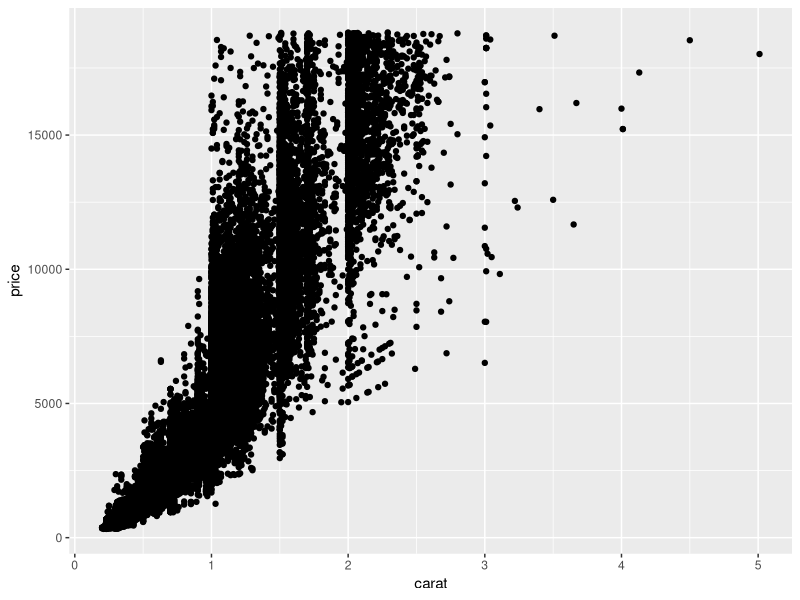
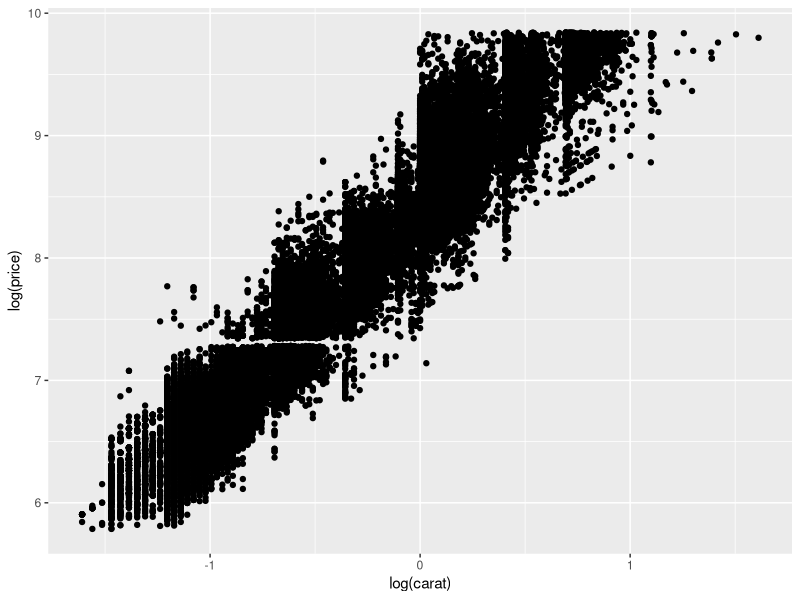
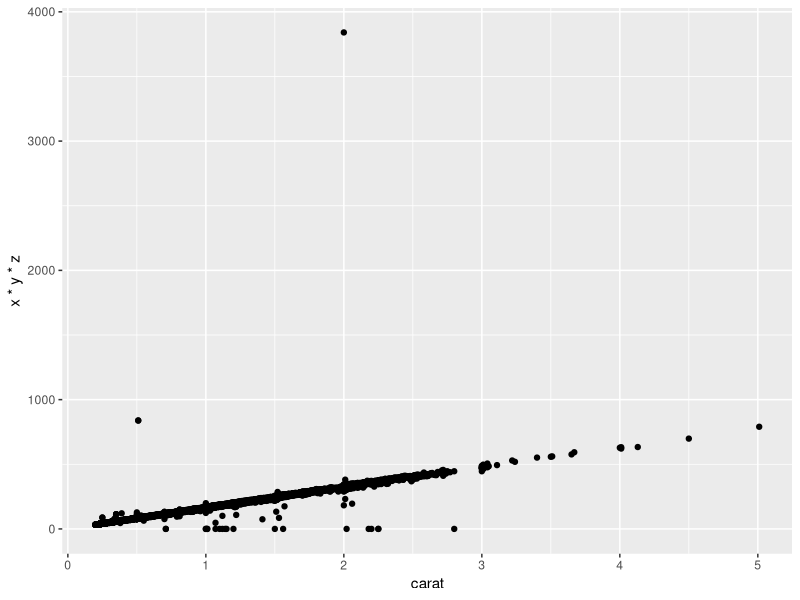
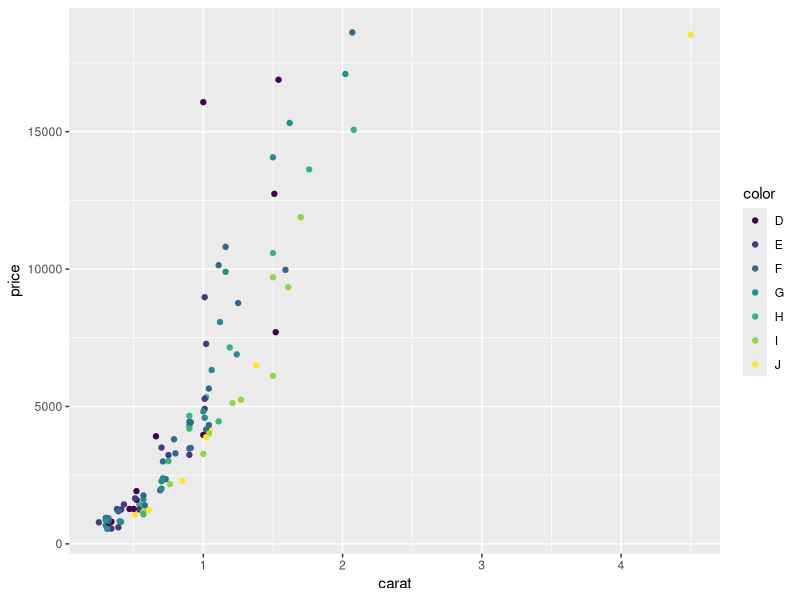
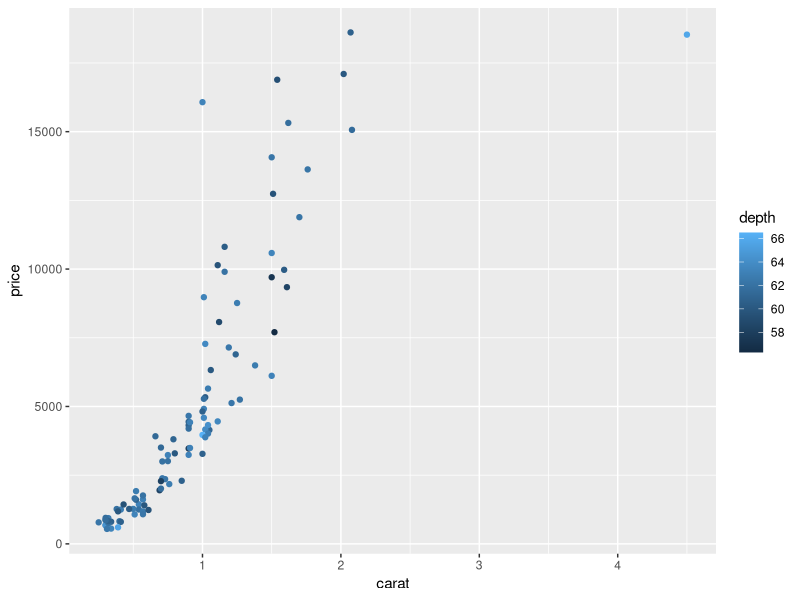
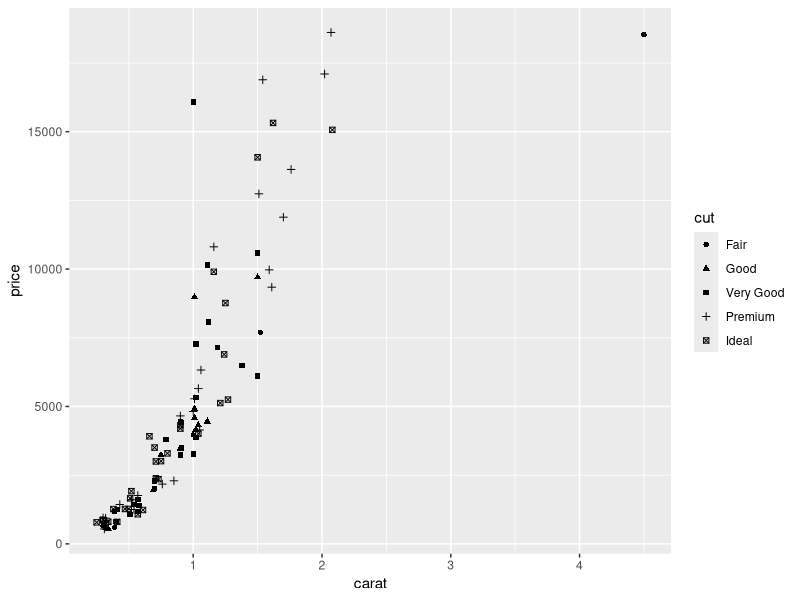
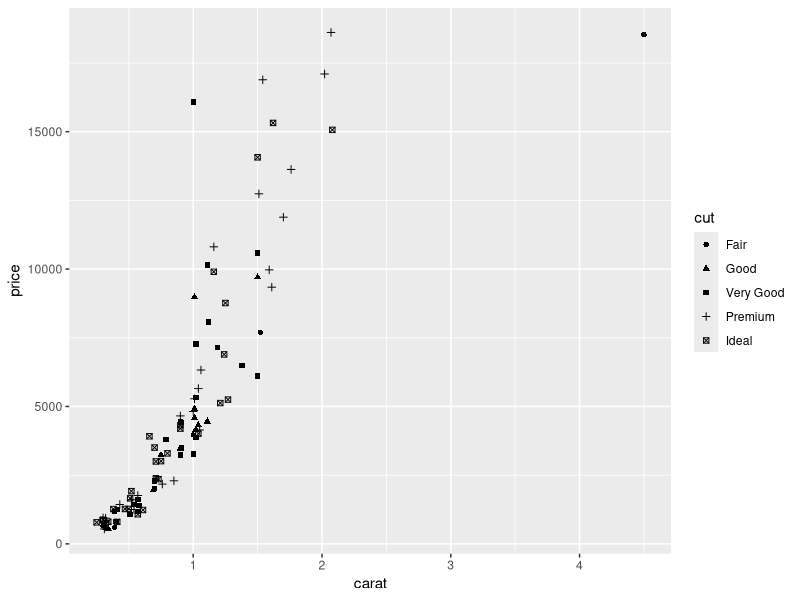
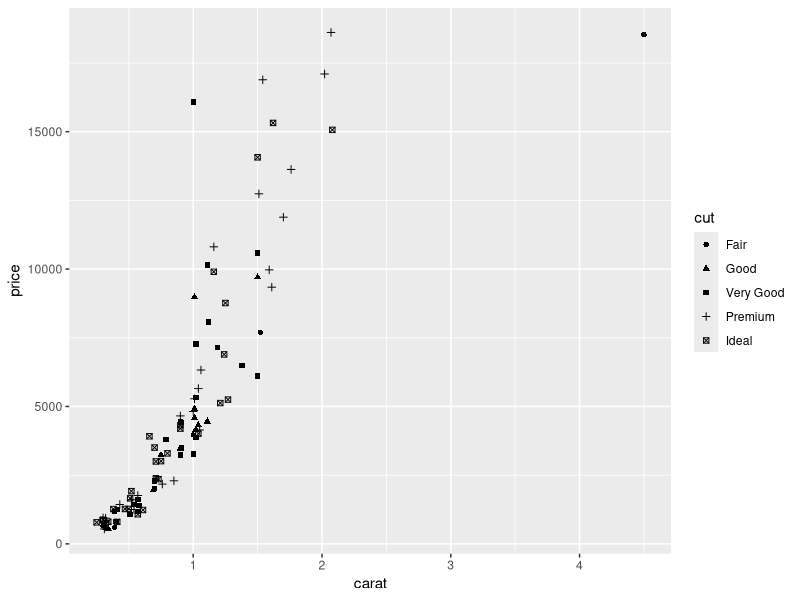

The R script that drew these images, in order:
#### Lecture 8: Tuesday February 6

## Data visualization. ggplot2.
## The grammar of graphics.
## Aesthetics.
## Geoms.

## Resources for ggplot2

## Reads more like a manual:
## http://www.cookbook-r.com/

## Definitive manual:
## http://docs.ggplot2.org/current/

## Stack Exchange has > 170,000 hits for ggplot2:
## http://stackexchange.com/search?q=%5Bggplot2%5D

## Credits:
## Hadley Wickham
## ggplot2: Elegant Graphics for Data Analysis
## Springer, 2009
## Several paragraphs are copied verbatim from Hadley's book
## install.packages("ggplot2")
library(ggplot2)

## * In brief, the grammar tells us that a statistical graphic
##   is a mapping from data to aesthetic attributes
##   (color, shape, size) of geometric objects (points, lines,
##   bars).

## * The plot may also contain statistical transformations
##   of the data and is drawn on a specific coordinate system.

## * Faceting can be used to generate the same plot for different
##   subsets of the dataset. It is the combination of these
##   independent components that make up a graphic.

## * Terminology of the grammar of graphics:
##   * The *data* that you want to visualise and a set of
##     *aesthetic mappings* describing how variables in the data
##     are mapped to aesthetic attributes that you can perceive.
##   * Geometric objects, *geoms* for short, represent what you
##     actually see on the plot: points, lines, polygons, etc.
##   * Statistical transformations, *stats* for short, summarise
##     data in many useful ways. For example, binning and
##     counting observations to create a histogram, or
##     summarising a 2d relationship with a linear model.
##     Stats are optional, but very useful.
##   * The *scales* map values in the data space to values in an
##     aesthetic space, whether it be color, or size, or shape.
##     Scales draw a legend or axes, which provide an inverse
##     mapping to make it possible to read the original data
##     values from the graph.
##   * A coordinate system, *coord* for short, describes how data
##     coordinates are mapped to the plane of the graphic. It
##     also provides axes and gridlines to make it possible to
##     read the graph. We normally use a Cartesian coordinate
##     system, but a number of others are available, including
##     polar coordinates and map projections.
##   * A faceting specification describes how to break up the data
##     into subsets and how to display those subsets as small
##     multiples. This is also known as conditioning or
##     latticing/trellising.

### Diamonds datasets
data(diamonds)
dim(diamonds)
## About 54.000 diamonds
names(diamonds)
## 4 C's of diamond quality: carat, cut, color and clarity;
## and five physical measurements, depth, table, x, y and z.
## Carat is a unit of mass equal to 200mg, or 0.2 g
str(diamonds)

summary(diamonds)

View(diamonds)

## We will extract a sample of 100 diamonds, and will
## set seed to make it reproducible
set.seed(1410)
## Get a sample of 100 diamonds
dsmall <- diamonds[sample(nrow(diamonds), 100), ]

### Basic use of ggplot. Using qplot() that is close to plot()

qplot(x = carat, y = price, data = diamonds)
## Strong correlation. Outliers. Vertical striation.
## Relation looks exponential. Transform variables.

qplot(x = log(carat), y = log(price), data = diamonds)
## Relation looks linear. Too much overplotting to
## draw firm conclusions.

## Relation between volume of diamonds (approx x y z)
## and weight (carat)?
qplot(x = carat, y = x*y*z, data = diamonds)
## Seems to work, but large outliers too.

## Your turn:
## Use mpg data
data(mpg)
## Explore the structure of the data
str(mpg)
## Use the help to learn about the variables.
## Do a scatterplot of highway miles per gallon on
## city mile per gallon.



## Begin solution
## End solution


### color, size, shape and other aesthetic attributes

## * color, size and shape are all examples of aesthetic
##   attributes, visual properties that affect the way
##   observations are displayed.
## * For every aesthetic attribute, there is a function,
##   called a scale, which maps data values to valid values for
##   that aesthetic.
## * It is this scale that controls the
##   appearance of the points and associated legend. For
##   example, in the above plots, the color scale maps J
##   to purple and F to green.

## Mapping a variable to the color aesthetic
qplot(x = carat, y = price, data = dsmall, color = color)
qplot(x = carat, y = price, data = dsmall, color = depth)

## Mapping a variable to the shape aesthetic (cut quality)
qplot(x = carat, y = price, data = dsmall, shape = cut)

## We can do the same using ggplot(), but you need to be
## explicit as no defaults are considered.
ggplot(data = dsmall, aes(x = carat, y = price, shape = cut)) +
  geom_point()
## or
ggplot(data = dsmall) +
  aes(x = carat, y = price, shape = cut) +
  geom_point()

## Mapping a variable to the size aesthetic
qplot(x = carat, y = price, data = dsmall, size = carat)


## You can force a specific color, using I()
qplot(x = carat, y = price, data = dsmall,
      color = I("red"))

## Also a size.
qplot(x = carat, y = price, data = dsmall, size = I(6))
## Same with ggplot
ggplot(data = dsmall) +
  aes(x = carat, y = price) +
  geom_point(size = I(6))
## or
ggplot(data = dsmall) +
  aes(x = carat, y = price) +
  geom_point(size = 6)

## Your turn:
## Map color to manufacturer and shape to drive.
## Do both qplot as well as ggplot versions.



## Begin solution
## End solution

## To alleviate overplotting, semi-transparent points
## may be used.
## For that end, use the alpha aesthetic, that takes
## values from 0 (transparent) to 1 (opaque).

qplot(x = carat, y = price, data = diamonds, alpha = I(1/10))
qplot(x = carat, y = price, data = diamonds, alpha = I(1/100))
qplot(carat, price, data = diamonds, alpha = I(1/200))

## color and shape work better with categorical variables.
## Size with continuous variables.

### Plot geoms

## Geoms (geometric objects) describe the type of object
## used to display the data. Some geoms have an associated
## statistical transformation (histogram is a binning
## statistics plus a bar geom). Examples:

## Jittered points
qplot(color, price/carat, data = diamonds,
      geom = "jitter")

## Semi-transparent jittered points
qplot(color, price/carat, data = diamonds, geom = "jitter",
      alpha = I(1/5))
qplot(color, price/carat, data = diamonds, geom = "jitter",
      alpha=I(1/50))
qplot(color, price/carat, data = diamonds, geom = "jitter",
      alpha=I(1/200))

## Boxplots
qplot(color, price / carat, data = diamonds,
      geom = "boxplot")
ggplot(data = diamonds) +
  aes(x = color, y = price / carat) +
  geom_boxplot()

## Your turn:
## Create boxplots by manufacturer of highway miles
## per gallon.
## Do both qplot as well as ggplot versions.



## Begin solution
## Note x-axis labels all running over each other. We will
## address this lately.
## End solution

